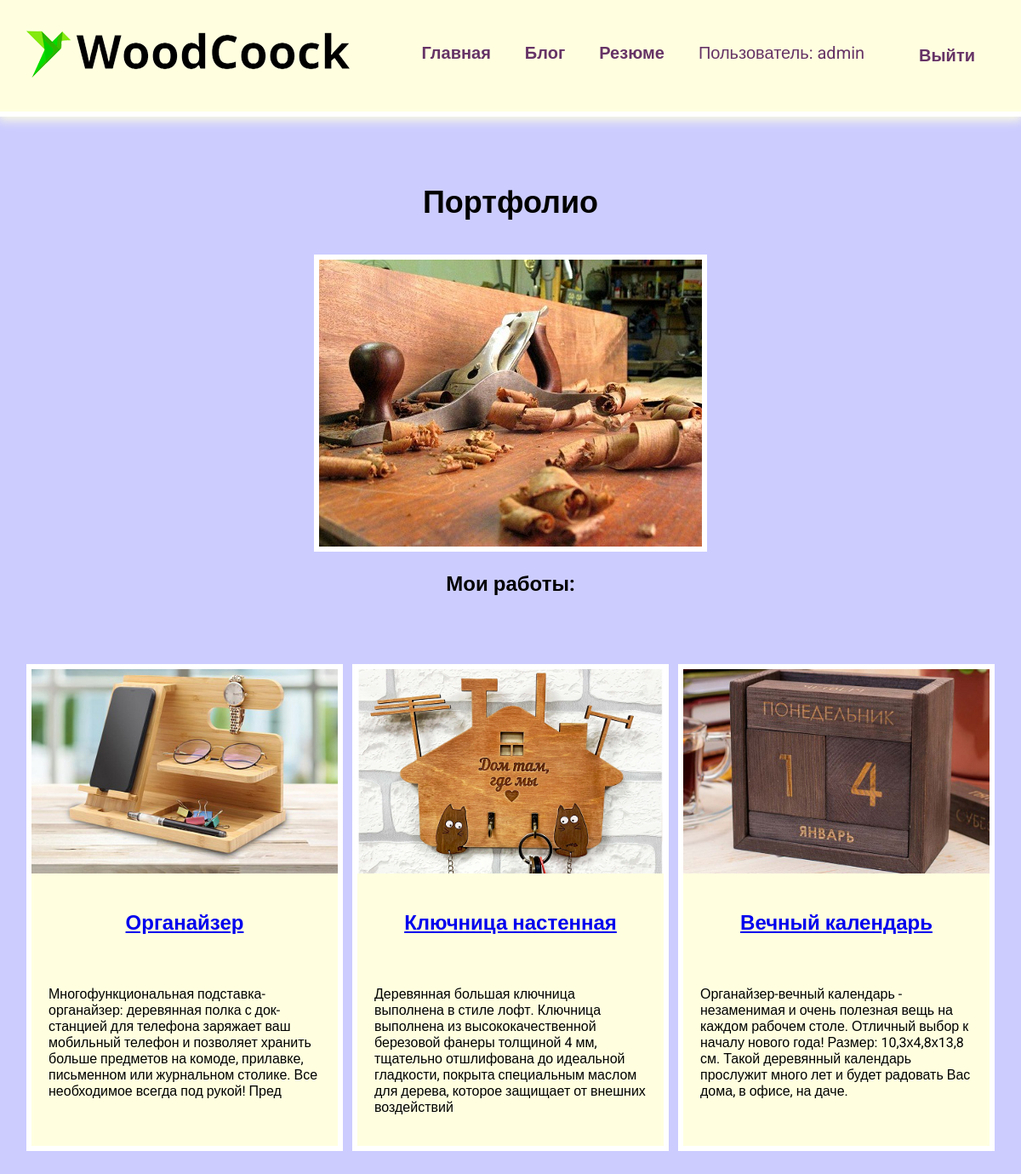
The app's page / (signed in) with its own data.
### skills/models.py (models this page shows, shortened)
class Skills(models.Model):
    title = models.CharField(max_length=100)
    description = models.CharField(max_length=250)
    image = models.ImageField(upload_to='skills/images/')
    url = models.URLField(blank=True)

### skills/views.py (the view)
# urls.py: path('', views.index, name='index'),
def index(request):
    projects = Skills.objects.all()
    return render(request, 'skills/index.html', {'projects': projects})

### skills/templates/skills/index.html
{% extends 'skills/base.html' %}
{% load static %}
{% block content %}
<h1>Портфолио</h1>
<div class="img">
    <img src="{% static 'skills/pt.jpeg' %}" alt="">
</div>
<h2>Мои работы:</h2>
<div class="block">
    {% for project in projects %}
    <div class="element">
        <div>
            <img src="{{ project.image.url }}" alt="">
        </div>
        <div class="text">
            <h2>
                <a href="{% url 'work' project.id %}">
                    {{project.title}}
                </a>
            </h2>
            <p>{{ project.description }}</p>
        </div>
    </div>
    {% endfor %}
</div>
{% endblock %}

### skills/templates/skills/base.html (shortened to what this page needs)
<!DOCTYPE html>
{% load static %}
<html lang="en">
<head>
    <link rel="stylesheet" href="{% static 'css/style.css' %}">
</head>
<body>
{% if user.is_authenticated %}
<div class="menu">
    <div class="wrap">
        <div class="logo">
            <a href="{% url 'index' %}">
                <img src="{% static 'skills/logo.png' %}" alt="">
            </a>
        </div>
        <ul>
            <li><a href="{% url 'index' %}">Главная</a></li>
            <li><a href="">Блог</a></li>
            <li><a href="{% static 'skills/resume.pdf' %}" target="_blank">Резюме</a></li>
            <li class="logo">Пользователь: {{ user.username }}</li>
            <li>
                <form action="{% url 'logoutuser' %}" method="post">
                    <button class="top">Выйти</button>
                </form>
            </li>
        </ul>
    </div>
</div>
{% endif %}
    <div class="content">
        <div class="wrap">
            {% block content %}
            {% endblock %}
        </div>
    </div>
</body>
</html>

### skills/static/css/style.css (style rules this page uses)
body { background: #CCCCFF; padding: 0; margin: 0; font-family: 'Roboto', sans-serif; }
.wrap { max-width: 1200px; margin: 0 auto; padding: 20px; box-sizing: border-box; }
.block { display: flex; flex-wrap: wrap; justify-content: space-evenly; margin-bottom: 60px; }
.element, .count { background: lightyellow; border: 6px solid #FFF; margin: 20px 0; }
.text { width: 360px; padding: 20px; box-sizing: border-box; }
.block img { max-width: 360px; }
.content h1 { text-align: center; margin: 60px 0 40px; font-size: 36px; }
.img+h2, .text h2 { text-align: center; margin-bottom: 60px; }
.img img { border: 6px solid #FFF; }
.img { text-align: center; }
.menu { background: lightyellow; padding: 10px; box-shadow: 0 2px 12px 2px lightyellow; border-bottom: 6px solid #fff; }
.menu .wrap { display: flex; flex-wrap: wrap; justify-content: space-between; align-items: center; }
.menu a { color: #663366; font-weight: bold; text-decoration: none; }
.menu ul { display: flex; list-style: none; font-size: 20px; }
.menu li { margin-left: 40px; }
.menu .logo { color: #663366; }
button { padding: 10px 40px; border-radius: 6px; margin-top: 40px; font-size: 24px; cursor: pointer; }
.top { padding: 4px 24px; margin-top: 0; background: transparent; border: none; color: #663366; align-items: center; font-size: 20px; font-weight: bold; }

### records on screen
Skills: image (picture), title "Органайзер", description "Многофункциональная подставка-органайзер: деревянная полка с док-станцией для телефона заряжает ваш мобильный телефон и позволяет хранить больше предметов на комоде, прилавке, письменном или журнальном столике. Все необходимое всегда под рукой! Пред"
Skills: image (picture), title "Ключница настенная", description "Деревянная большая ключница выполнена в стиле лофт. Ключница выполнена из высококачественной березовой фанеры толщиной 4 мм, тщательно отшлифована до идеальной гладкости, покрыта специальным маслом для дерева, которое защищает от внешних воздействий"
Skills: image (picture), title "Вечный календарь", description "Органайзер-вечный календарь - незаменимая и очень полезная вещь на каждом рабочем столе. Отличный выбор к началу нового года! Размер: 10,3х4,8х13,8 см. Такой деревянный календарь прослужит много лет и будет радовать Вас дома, в офисе, на даче."

### other values on screen
{{ user.username }} "admin"
